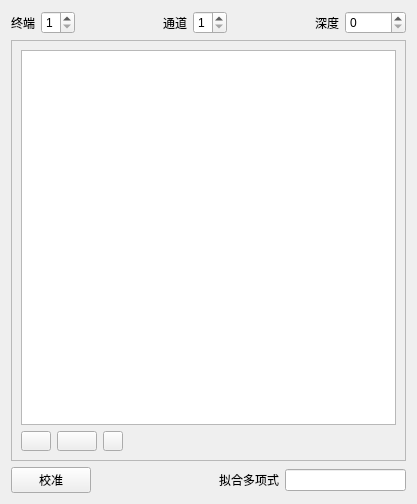
<?xml version="1.0" encoding="UTF-8"?>
<ui version="4.0">
 <class>Calibration</class>
 <widget class="QWidget" name="Calibration">
  <property name="geometry">
   <rect>
    <x>0</x>
    <y>0</y>
    <width>417</width>
    <height>504</height>
   </rect>
  </property>
  <property name="windowTitle">
   <string>校准</string>
  </property>
  <layout class="QGridLayout" name="gridLayout_2">
   <item row="0" column="0">
    <layout class="QHBoxLayout" name="horizontalLayout_2">
     <item>
      <widget class="QLabel" name="label">
       <property name="text">
        <string>终端</string>
       </property>
      </widget>
     </item>
     <item>
      <widget class="QSpinBox" name="spinBox">
       <property name="minimum">
        <number>1</number>
       </property>
       <property name="maximum">
        <number>5</number>
       </property>
      </widget>
     </item>
     <item>
      <spacer name="horizontalSpacer">
       <property name="orientation">
        <enum>Qt::Horizontal</enum>
       </property>
       <property name="sizeHint" stdset="0">
        <size>
         <width>40</width>
         <height>20</height>
        </size>
       </property>
      </spacer>
     </item>
     <item>
      <widget class="QLabel" name="label_2">
       <property name="text">
        <string>通道</string>
       </property>
      </widget>
     </item>
     <item>
      <widget class="QSpinBox" name="spinBox_2">
       <property name="minimum">
        <number>1</number>
       </property>
       <property name="maximum">
        <number>4</number>
       </property>
      </widget>
     </item>
     <item>
      <spacer name="horizontalSpacer_4">
       <property name="orientation">
        <enum>Qt::Horizontal</enum>
       </property>
       <property name="sizeHint" stdset="0">
        <size>
         <width>40</width>
         <height>20</height>
        </size>
       </property>
      </spacer>
     </item>
     <item>
      <widget class="QLabel" name="label_4">
       <property name="text">
        <string>深度</string>
       </property>
      </widget>
     </item>
     <item>
      <widget class="QSpinBox" name="spinBox_3">
       <property name="minimum">
        <number>0</number>
       </property>
       <property name="maximum">
        <number>10000</number>
       </property>
       <property name="singleStep">
        <number>100</number>
       </property>
      </widget>
     </item>
    </layout>
   </item>
   <item row="1" column="0">
    <widget class="QFrame" name="frame">
     <property name="frameShape">
      <enum>QFrame::StyledPanel</enum>
     </property>
     <property name="frameShadow">
      <enum>QFrame::Raised</enum>
     </property>
     <layout class="QGridLayout" name="gridLayout">
      <item row="0" column="0">
       <widget class="QTableView" name="tableView"/>
      </item>
      <item row="1" column="0">
       <layout class="QHBoxLayout" name="horizontalLayout_3">
        <item>
         <widget class="QPushButton" name="pushButton_add_1">
          <property name="sizePolicy">
           <sizepolicy hsizetype="Fixed" vsizetype="Fixed">
            <horstretch>0</horstretch>
            <verstretch>0</verstretch>
           </sizepolicy>
          </property>
          <property name="minimumSize">
           <size>
            <width>20</width>
            <height>20</height>
           </size>
          </property>
          <property name="maximumSize">
           <size>
            <width>30</width>
            <height>16777215</height>
           </size>
          </property>
          <property name="styleSheet">
           <string notr="true">
QPushButton{
border-image: url(:/ico/ico/icons/316.bmp);

}
QPushButton:pressed{
    
    border-image: url(:/ico/ico/icons/317.bmp)
}</string>
          </property>
          <property name="text">
           <string/>
          </property>
         </widget>
        </item>
        <item>
         <widget class="QPushButton" name="pushButton_remove_1">
          <property name="sizePolicy">
           <sizepolicy hsizetype="Fixed" vsizetype="Fixed">
            <horstretch>0</horstretch>
            <verstretch>0</verstretch>
           </sizepolicy>
          </property>
          <property name="minimumSize">
           <size>
            <width>20</width>
            <height>20</height>
           </size>
          </property>
          <property name="styleSheet">
           <string notr="true">
QPushButton{
border-image: url(:/ico/ico/icons/318.bmp);

}
QPushButton:pressed{
    
    border-image: url(:/ico/ico/icons/319.bmp)
}</string>
          </property>
          <property name="text">
           <string/>
          </property>
         </widget>
        </item>
        <item>
         <widget class="QPushButton" name="pushButton_clear_1">
          <property name="sizePolicy">
           <sizepolicy hsizetype="Fixed" vsizetype="Fixed">
            <horstretch>0</horstretch>
            <verstretch>0</verstretch>
           </sizepolicy>
          </property>
          <property name="minimumSize">
           <size>
            <width>20</width>
            <height>20</height>
           </size>
          </property>
          <property name="maximumSize">
           <size>
            <width>20</width>
            <height>20</height>
           </size>
          </property>
          <property name="styleSheet">
           <string notr="true">
QPushButton{
border-image: url(:/ico/ico/icons/324.bmp);

}
QPushButton:pressed{
    
    border-image: url(:/ico/ico/icons/325.bmp)
}</string>
          </property>
          <property name="text">
           <string/>
          </property>
         </widget>
        </item>
        <item>
         <spacer name="horizontalSpacer_3">
          <property name="orientation">
           <enum>Qt::Horizontal</enum>
          </property>
          <property name="sizeHint" stdset="0">
           <size>
            <width>175</width>
            <height>20</height>
           </size>
          </property>
         </spacer>
        </item>
       </layout>
      </item>
     </layout>
    </widget>
   </item>
   <item row="2" column="0">
    <layout class="QHBoxLayout" name="horizontalLayout">
     <item>
      <widget class="QPushButton" name="pushButton">
       <property name="text">
        <string>校准</string>
       </property>
      </widget>
     </item>
     <item>
      <spacer name="horizontalSpacer_2">
       <property name="orientation">
        <enum>Qt::Horizontal</enum>
       </property>
       <property name="sizeHint" stdset="0">
        <size>
         <width>40</width>
         <height>20</height>
        </size>
       </property>
      </spacer>
     </item>
     <item>
      <widget class="QLabel" name="label_3">
       <property name="text">
        <string>拟合多项式</string>
       </property>
      </widget>
     </item>
     <item>
      <widget class="QLineEdit" name="lineEdit"/>
     </item>
    </layout>
   </item>
  </layout>
 </widget>
 <resources/>
 <connections/>
</ui>
